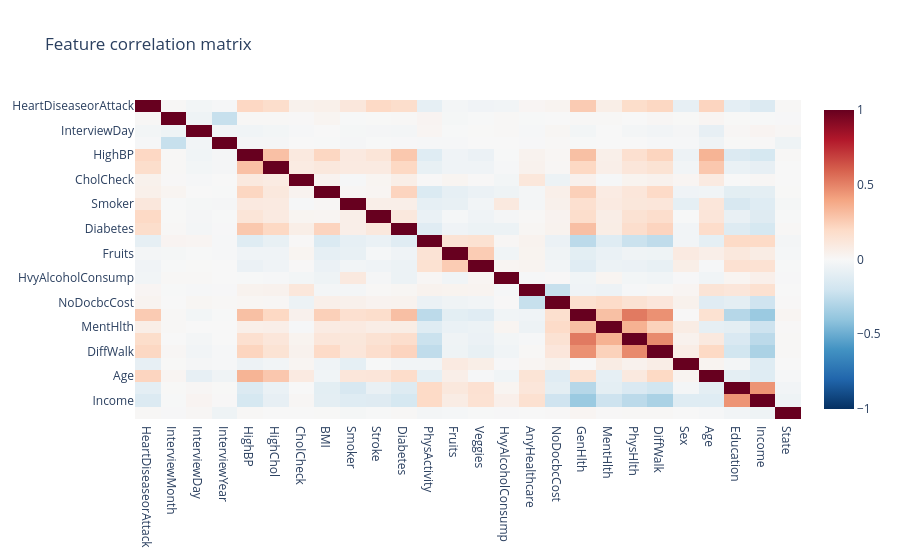

Here is the notebook cell this chart was saved with:
### Markdown cell above
The sorted table ranks each variable by the absolute size of its Pearson correlation with the binary outcome; the sign indicates direction. The heatmap shows pairwise linear correlation across numeric columns and may help flag related predictors. Since many columns are binary or ordinal codes, these are descriptive screening tools, not a complete measure of association or evidence of causality.

### Code cell
corr = brfss_df_selected.corr(numeric_only=True)
target_corr = corr[target].drop(target).sort_values(key=lambda s: s.abs(), ascending=False)
display(target_corr.to_frame('pearson_r'))
px.imshow(corr, zmin=-1, zmax=1, color_continuous_scale='RdBu_r', aspect='auto', title='Feature correlation matrix').show()

### Figure 1 — Plotly figure (JSON) as saved in the notebook; plotly's stock layout.template omitted (floating-point values rounded to 4 significant figures; data arrays with more than 128 entries replaced by an {"elided": "..."} marker saying what was removed)
{"data": [{"coloraxis": "coloraxis", "hovertemplate": "x: %{x}<br>y: %{y}<br>color: %{z}<extra></extra>", "name": "0", "type": "heatmap", "x": ["HeartDiseaseorAttack", "InterviewMonth", "InterviewDay", "InterviewYear", "HighBP", "HighChol", "CholCheck", "BMI", "Smoker", "Stroke", "Diabetes", "PhysActivity", "Fruits", "Veggies", "HvyAlcoholConsump", "AnyHealthcare", "NoDocbcCost", "GenHlth", "MentHlth", "PhysHlth", "DiffWalk", "Sex", "Age", "Education", "Income", "State"], "xaxis": "x", "y": ["HeartDiseaseorAttack", "InterviewMonth", "InterviewDay", "InterviewYear", "HighBP", "HighChol", "CholCheck", "BMI", "Smoker", "Stroke", "Diabetes", "PhysActivity", "Fruits", "Veggies", "HvyAlcoholConsump", "AnyHealthcare", "NoDocbcCost", "GenHlth", "MentHlth", "PhysHlth", "DiffWalk", "Sex", "Age", "Education", "Income", "State"], "yaxis": "y", "z": {"elided": "26x26 float values"}}], "layout": {"coloraxis": {"autocolorscale": false, "cmax": 1, "cmin": -1, "colorscale": [[0, "rgb(5,48,97)"], [0.1, "rgb(33,102,172)"], [0.2, "rgb(67,147,195)"], [0.3, "rgb(146,197,222)"], [0.4, "rgb(209,229,240)"], [0.5, "rgb(247,247,247)"], [0.6, "rgb(253,219,199)"], [0.7, "rgb(244,165,130)"], [0.8, "rgb(214,96,77)"], [0.9, "rgb(178,24,43)"], [1, "rgb(103,0,31)"]]}, "title": {"text": "Feature correlation matrix"}, "xaxis": {"anchor": "y", "domain": [0, 1]}, "yaxis": {"anchor": "x", "autorange": "reversed", "domain": [0, 1]}}}
